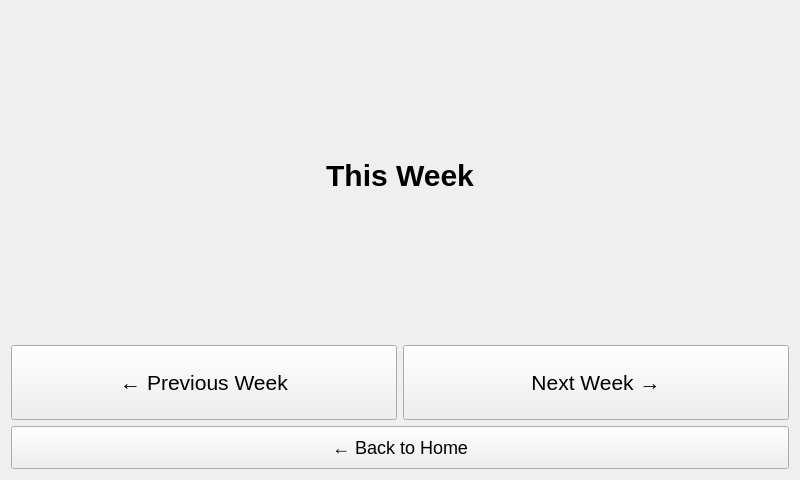
<?xml version="1.0" encoding="UTF-8"?>
<ui version="4.0">
 <class>UserLoggedChores</class>
 <widget class="QWidget" name="UserLoggedChores">
  <property name="geometry">
   <rect>
    <x>0</x>
    <y>0</y>
    <width>800</width>
    <height>480</height>
   </rect>
  </property>
  <layout class="QVBoxLayout" name="verticalLayout">
   <item>
    <widget class="QLabel" name="weekLabel">
     <property name="styleSheet">
      <string>font-size: 30px; font-weight: bold;</string>
     </property>
     <property name="text">
      <string>This Week</string>
     </property>
     <property name="alignment">
      <set>Qt::AlignCenter</set>
     </property>
    </widget>
   </item>
   <item>
    <layout class="QHBoxLayout" name="daysLayout"/>
   </item>
   <item>
    <layout class="QHBoxLayout" name="navLayout">
     <item>
      <widget class="QPushButton" name="prevButton">
       <property name="minimumSize">
        <size>
         <width>0</width>
         <height>75</height>
        </size>
       </property>
       <property name="font">
        <font>
         <pointsize>16</pointsize>
        </font>
       </property>
       <property name="text">
        <string>← Previous Week</string>
       </property>
      </widget>
     </item>
     <item>
      <widget class="QPushButton" name="nextButton">
       <property name="minimumSize">
        <size>
         <width>0</width>
         <height>75</height>
        </size>
       </property>
       <property name="font">
        <font>
         <pointsize>16</pointsize>
        </font>
       </property>
       <property name="text">
        <string>Next Week →</string>
       </property>
      </widget>
     </item>
    </layout>
   </item>
   <item>
    <widget class="QPushButton" name="backButton">
     <property name="styleSheet">
      <string>font-size: 18px; padding: 10px;</string>
     </property>
     <property name="text">
      <string>← Back to Home</string>
     </property>
    </widget>
   </item>
  </layout>
 </widget>
 <resources/>
 <connections/>
</ui>
